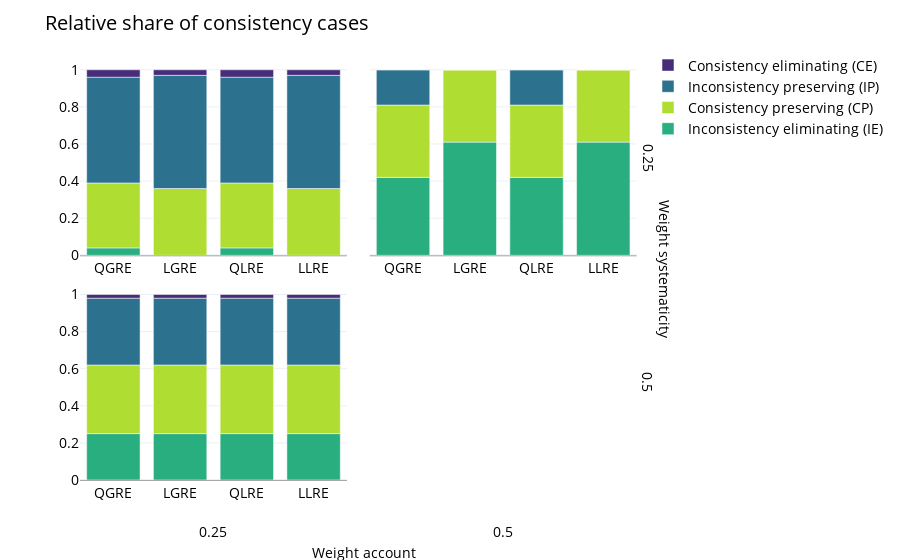

Here is the notebook cell this chart was saved with:
### Code cell
fig = px.bar(go_df, x="model_short_name", y=["rel_go_inconsistency_eliminating_case",
                         "rel_go_consistency_preserving_case",
                         "rel_go_inconsistency_preserving_case",
                         "rel_go_consistency_eliminating_case"],
             facet_row="weight_systematicity", 
             facet_col="weight_account",
             facet_row_spacing=0.07, # default is 0.07 when facet_col_wrap is used
             facet_col_spacing=0.04, # default is 0.03
            )
fig.update_traces(name="Consistency preserving (CP)", marker_color=viridis[3], selector=dict(name='rel_go_consistency_preserving_case'))
fig.update_traces(name="Inconsistency eliminating (IE)", marker_color=viridis[2], selector=dict(name='rel_go_inconsistency_eliminating_case'))
fig.update_traces(name="Inconsistency preserving (IP)", marker_color=viridis[1], selector=dict(name='rel_go_inconsistency_preserving_case'))
fig.update_traces(name="Consistency eliminating (CE)", marker_color=viridis[0], selector=dict(name="rel_go_consistency_eliminating_case"))


fig.update_xaxes(title="", showticklabels=True, showgrid=False, linecolor= 'DarkGrey')
fig.update_yaxes(title="",)

#legend
fig.update_layout(legend_title_text="")
fig.update_layout(legend={'traceorder':'reversed', 
                          "orientation":"v", "x":1.0, "y":1.025, "xanchor":"left"})

# annotations
fig.for_each_annotation(lambda a: a.update(text=a.text.replace("weight_account=", ""), y=transform_y(a.y)))
fig.for_each_annotation(lambda a: a.update(text=a.text.replace("weight_systematicity=", "")))

#fig.for_each_annotation(lambda a: print(a))

fig.add_annotation(text="Weight account", xref="paper", yref="paper", x= 0.5, y=-0.2, showarrow=False)
fig.add_annotation(text="Weight systematicity", xref="paper", yref="paper", x= 1.05, y=0.5, showarrow=False, textangle=90)



fig.update_layout(template="plotly_white",
                   #paper_bgcolor="#e9e8e6",
                   #plot_bgcolor="#e9e8e6",
                   font={"color": "black", "size":14},
                   #width=860
                  )

fig.update_layout(title_text="Relative share of consistency cases")

fig.show()

### Figure 1 — Plotly figure (JSON) as saved in the notebook; plotly's stock layout.template omitted (floating-point values rounded to 4 significant figures)
{"data": [{"alignmentgroup": "True", "hovertemplate": "variable=rel_go_inconsistency_eliminating_case<br>weight_systematicity=0.25<br>weight_account=0.25<br>model_short_name=%{x}<br>value=%{y}<extra></extra>", "legendgroup": "rel_go_inconsistency_eliminating_case", "marker": {"color": "#29ae80", "pattern": {"shape": ""}}, "name": "Inconsistency eliminating (IE)", "offsetgroup": "rel_go_inconsistency_eliminating_case", "orientation": "v", "showlegend": true, "textposition": "auto", "type": "bar", "x": ["QGRE", "LGRE", "QLRE", "LLRE"], "xaxis": "x3", "y": [0.04, 0, 0.04, 0], "yaxis": "y3"}, {"alignmentgroup": "True", "hovertemplate": "variable=rel_go_inconsistency_eliminating_case<br>weight_systematicity=0.25<br>weight_account=0.5<br>model_short_name=%{x}<br>value=%{y}<extra></extra>", "legendgroup": "rel_go_inconsistency_eliminating_case", "marker": {"color": "#29ae80", "pattern": {"shape": ""}}, "name": "Inconsistency eliminating (IE)", "offsetgroup": "rel_go_inconsistency_eliminating_case", "orientation": "v", "showlegend": false, "textposition": "auto", "type": "bar", "x": ["QGRE", "LGRE", "QLRE", "LLRE"], "xaxis": "x4", "y": [0.42, 0.61, 0.42, 0.61], "yaxis": "y4"}, {"alignmentgroup": "True", "hovertemplate": "variable=rel_go_inconsistency_eliminating_case<br>weight_systematicity=0.5<br>weight_account=0.25<br>model_short_name=%{x}<br>value=%{y}<extra></extra>", "legendgroup": "rel_go_inconsistency_eliminating_case", "marker": {"color": "#29ae80", "pattern": {"shape": ""}}, "name": "Inconsistency eliminating (IE)", "offsetgroup": "rel_go_inconsistency_eliminating_case", "orientation": "v", "showlegend": false, "textposition": "auto", "type": "bar", "x": ["QGRE", "LGRE", "QLRE", "LLRE"], "xaxis": "x", "y": [0.25, 0.25, 0.25, 0.25], "yaxis": "y"}, {"alignmentgroup": "True", "hovertemplate": "variable=rel_go_consistency_preserving_case<br>weight_systematicity=0.25<br>weight_account=0.25<br>model_short_name=%{x}<br>value=%{y}<extra></extra>", "legendgroup": "rel_go_consistency_preserving_case", "marker": {"color": "#b0dd31", "pattern": {"shape": ""}}, "name": "Consistency preserving (CP)", "offsetgroup": "rel_go_consistency_preserving_case", "orientation": "v", "showlegend": true, "textposition": "auto", "type": "bar", "x": ["QGRE", "LGRE", "QLRE", "LLRE"], "xaxis": "x3", "y": [0.35, 0.36, 0.35, 0.36], "yaxis": "y3"}, {"alignmentgroup": "True", "hovertemplate": "variable=rel_go_consistency_preserving_case<br>weight_systematicity=0.25<br>weight_account=0.5<br>model_short_name=%{x}<br>value=%{y}<extra></extra>", "legendgroup": "rel_go_consistency_preserving_case", "marker": {"color": "#b0dd31", "pattern": {"shape": ""}}, "name": "Consistency preserving (CP)", "offsetgroup": "rel_go_consistency_preserving_case", "orientation": "v", "showlegend": false, "textposition": "auto", "type": "bar", "x": ["QGRE", "LGRE", "QLRE", "LLRE"], "xaxis": "x4", "y": [0.39, 0.39, 0.39, 0.39], "yaxis": "y4"}, {"alignmentgroup": "True", "hovertemplate": "variable=rel_go_consistency_preserving_case<br>weight_systematicity=0.5<br>weight_account=0.25<br>model_short_name=%{x}<br>value=%{y}<extra></extra>", "legendgroup": "rel_go_consistency_preserving_case", "marker": {"color": "#b0dd31", "pattern": {"shape": ""}}, "name": "Consistency preserving (CP)", "offsetgroup": "rel_go_consistency_preserving_case", "orientation": "v", "showlegend": false, "textposition": "auto", "type": "bar", "x": ["QGRE", "LGRE", "QLRE", "LLRE"], "xaxis": "x", "y": [0.37, 0.37, 0.37, 0.37], "yaxis": "y"}, {"alignmentgroup": "True", "hovertemplate": "variable=rel_go_inconsistency_preserving_case<br>weight_systematicity=0.25<br>weight_account=0.25<br>model_short_name=%{x}<br>value=%{y}<extra></extra>", "legendgroup": "rel_go_inconsistency_preserving_case", "marker": {"color": "#2c718e", "pattern": {"shape": ""}}, "name": "Inconsistency preserving (IP)", "offsetgroup": "rel_go_inconsistency_preserving_case", "orientation": "v", "showlegend": true, "textposition": "auto", "type": "bar", "x": ["QGRE", "LGRE", "QLRE", "LLRE"], "xaxis": "x3", "y": [0.57, 0.61, 0.57, 0.61], "yaxis": "y3"}, {"alignmentgroup": "True", "hovertemplate": "variable=rel_go_inconsistency_preserving_case<br>weight_systematicity=0.25<br>weight_account=0.5<br>model_short_name=%{x}<br>value=%{y}<extra></extra>", "legendgroup": "rel_go_inconsistency_preserving_case", "marker": {"color": "#2c718e", "pattern": {"shape": ""}}, "name": "Inconsistency preserving (IP)", "offsetgroup": "rel_go_inconsistency_preserving_case", "orientation": "v", "showlegend": false, "textposition": "auto", "type": "bar", "x": ["QGRE", "LGRE", "QLRE", "LLRE"], "xaxis": "x4", "y": [0.19, 0, 0.19, 0], "yaxis": "y4"}, {"alignmentgroup": "True", "hovertemplate": "variable=rel_go_inconsistency_preserving_case<br>weight_systematicity=0.5<br>weight_account=0.25<br>model_short_name=%{x}<br>value=%{y}<extra></extra>", "legendgroup": "rel_go_inconsistency_preserving_case", "marker": {"color": "#2c718e", "pattern": {"shape": ""}}, "name": "Inconsistency preserving (IP)", "offsetgroup": "rel_go_inconsistency_preserving_case", "orientation": "v", "showlegend": false, "textposition": "auto", "type": "bar", "x": ["QGRE", "LGRE", "QLRE", "LLRE"], "xaxis": "x", "y": [0.36, 0.36, 0.36, 0.36], "yaxis": "y"}, {"alignmentgroup": "True", "hovertemplate": "variable=rel_go_consistency_eliminating_case<br>weight_systematicity=0.25<br>weight_account=0.25<br>model_short_name=%{x}<br>value=%{y}<extra></extra>", "legendgroup": "rel_go_consistency_eliminating_case", "marker": {"color": "#472c7a", "pattern": {"shape": ""}}, "name": "Consistency eliminating (CE)", "offsetgroup": "rel_go_consistency_eliminating_case", "orientation": "v", "showlegend": true, "textposition": "auto", "type": "bar", "x": ["QGRE", "LGRE", "QLRE", "LLRE"], "xaxis": "x3", "y": [0.04, 0.03, 0.04, 0.03], "yaxis": "y3"}, {"alignmentgroup": "True", "hovertemplate": "variable=rel_go_consistency_eliminating_case<br>weight_systematicity=0.25<br>weight_account=0.5<br>model_short_name=%{x}<br>value=%{y}<extra></extra>", "legendgroup": "rel_go_consistency_eliminating_case", "marker": {"color": "#472c7a", "pattern": {"shape": ""}}, "name": "Consistency eliminating (CE)", "offsetgroup": "rel_go_consistency_eliminating_case", "orientation": "v", "showlegend": false, "textposition": "auto", "type": "bar", "x": ["QGRE", "LGRE", "QLRE", "LLRE"], "xaxis": "x4", "y": [0, 0, 0, 0], "yaxis": "y4"}, {"alignmentgroup": "True", "hovertemplate": "variable=rel_go_consistency_eliminating_case<br>weight_systematicity=0.5<br>weight_account=0.25<br>model_short_name=%{x}<br>value=%{y}<extra></extra>", "legendgroup": "rel_go_consistency_eliminating_case", "marker": {"color": "#472c7a", "pattern": {"shape": ""}}, "name": "Consistency eliminating (CE)", "offsetgroup": "rel_go_consistency_eliminating_case", "orientation": "v", "showlegend": false, "textposition": "auto", "type": "bar", "x": ["QGRE", "LGRE", "QLRE", "LLRE"], "xaxis": "x", "y": [0.02, 0.02, 0.02, 0.02], "yaxis": "y"}], "layout": {"annotations": [{"showarrow": false, "text": "0.25", "x": 0.235, "xanchor": "center", "xref": "paper", "y": -0.15, "yanchor": "bottom", "yref": "paper"}, {"showarrow": false, "text": "0.5", "x": 0.745, "xanchor": "center", "xref": "paper", "y": -0.15, "yanchor": "bottom", "yref": "paper"}, {"showarrow": false, "text": "0.5", "textangle": 90, "x": 0.98, "xanchor": "left", "xref": "paper", "y": 0.2325, "yanchor": "middle", "yref": "paper"}, {"showarrow": false, "text": "0.25", "textangle": 90, "x": 0.98, "xanchor": "left", "xref": "paper", "y": 0.7675, "yanchor": "middle", "yref": "paper"}, {"showarrow": false, "text": "Weight account", "x": 0.5, "xref": "paper", "y": -0.2, "yref": "paper"}, {"showarrow": false, "text": "Weight systematicity", "textangle": 90, "x": 1.05, "xref": "paper", "y": 0.5, "yref": "paper"}], "barmode": "relative", "font": {"color": "black", "size": 14}, "legend": {"orientation": "v", "title": {"text": ""}, "tracegroupgap": 0, "traceorder": "reversed", "x": 1, "xanchor": "left", "y": 1.025}, "margin": {"t": 60}, "title": {"text": "Relative share of consistency cases"}, "xaxis": {"anchor": "y", "domain": [0, 0.47], "linecolor": "DarkGrey", "showgrid": false, "showticklabels": true, "title": {"text": ""}}, "xaxis2": {"anchor": "y2", "domain": [0.51, 0.98], "linecolor": "DarkGrey", "matches": "x", "showgrid": false, "showticklabels": true, "title": {"text": ""}}, "xaxis3": {"anchor": "y3", "domain": [0, 0.47], "linecolor": "DarkGrey", "matches": "x", "showgrid": false, "showticklabels": true, "title": {"text": ""}}, "xaxis4": {"anchor": "y4", "domain": [0.51, 0.98], "linecolor": "DarkGrey", "matches": "x", "showgrid": false, "showticklabels": true, "title": {"text": ""}}, "yaxis": {"anchor": "x", "domain": [0, 0.465], "title": {"text": ""}}, "yaxis2": {"anchor": "x2", "domain": [0, 0.465], "matches": "y", "showticklabels": false, "title": {"text": ""}}, "yaxis3": {"anchor": "x3", "domain": [0.535, 1.0], "matches": "y", "title": {"text": ""}}, "yaxis4": {"anchor": "x4", "domain": [0.535, 1.0], "matches": "y", "showticklabels": false, "title": {"text": ""}}}}
